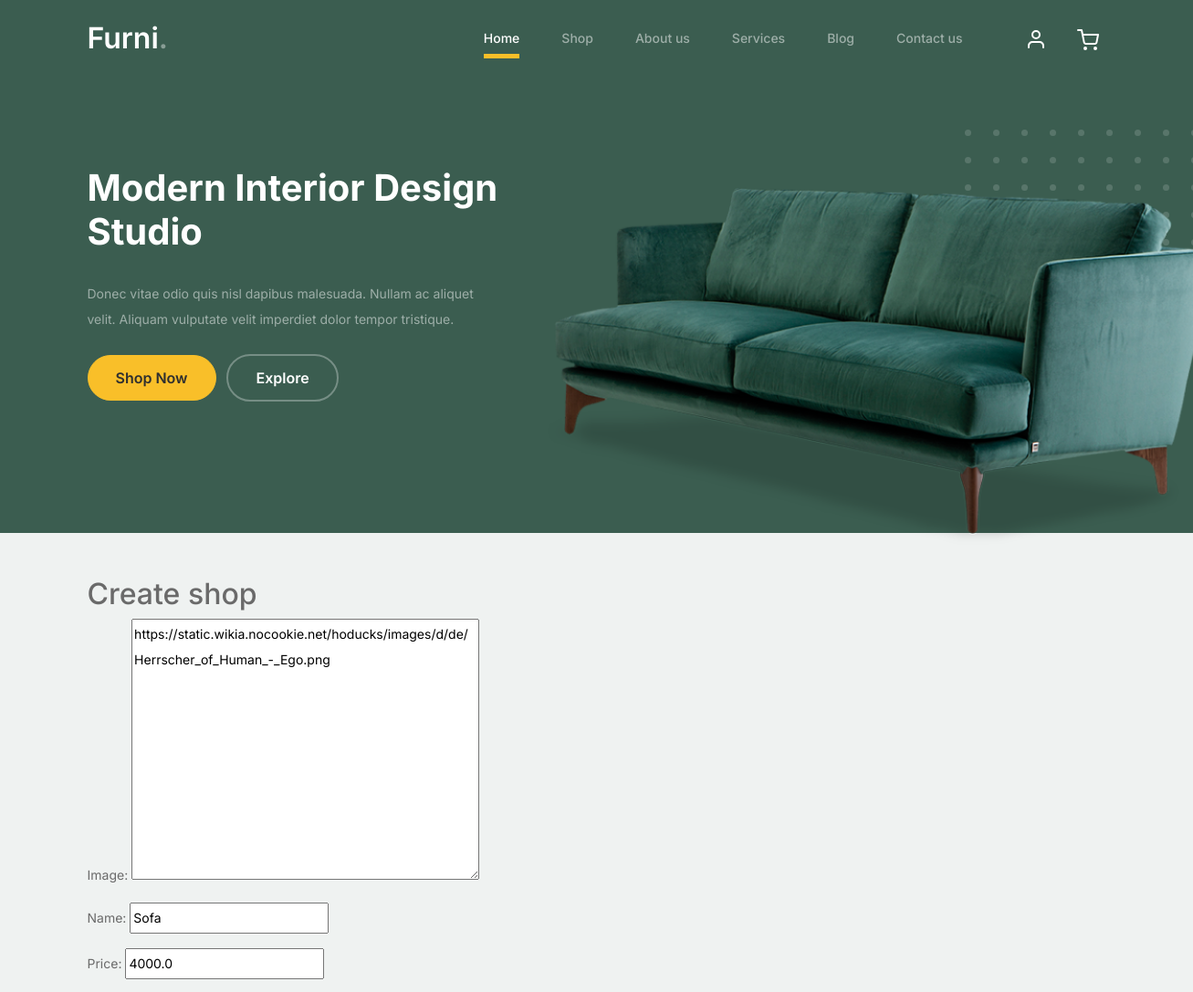
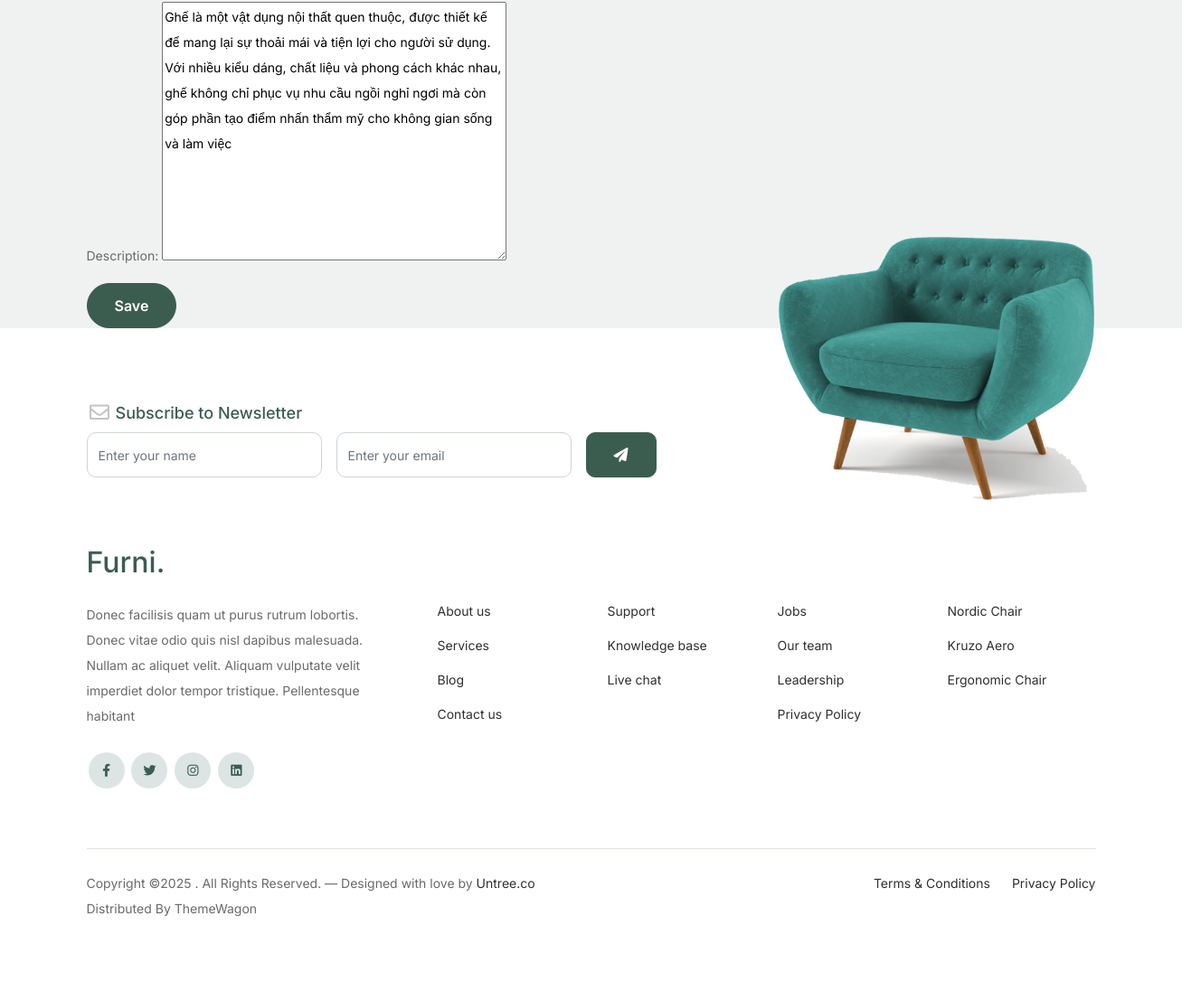
/shop/3/update/, run on the app's committed database (2 pictures, top to bottom).
### first_app/models.py (models this page shows, shortened)
class Shop(models.Model):
    image = models.TextField(unique=True)
    name = models.CharField(max_length=100, unique=True)
    price = models.FloatField()
    description = models.TextField()

### first_app/views.py (the view)
# urls.py: path("shop/<int:pk>/update/", views.ShopUpdateView.as_view(), name="shop_update"),
class ShopUpdateView(UpdateView):
    fields = ("image", "name", "price", "description")
    model = Shop
    success_url = reverse_lazy("shop")

### first_app/templates/first_app/shop_form.html (shortened to what this page needs)
{% extends "base.html" %}
{% block body_block %}
<div class="container mt-5">
    <h2>Create shop</h2>
    <form method="post" enctype="multipart/form-data">
        {{ form.as_p }}
        <button type="submit" class="btn btn-primary">Save</button>
    </form>
</div>
{% endblock %}

### static/css/style.css (style rules this page uses)
body { overflow-x: hidden; position: relative; }
body { font-family: "Inter", sans-serif; font-weight: 400; line-height: 28px; color: #6a6a6a; font-size: 14px; background-color: #eff2f1; }
.btn { font-weight: 600; padding: 12px 30px; border-radius: 30px; color: #ffffff; background: #2f2f2f; border-color: #2f2f2f; }
.btn.btn-primary { background: #3b5d50; border-color: #3b5d50; }
textarea { height: auto !important; }

### data on the page
Shop: image "https://static.wikia.nocookie.net/hoducks/images/d/de/Herrscher_of_Human_-_Ego.png", name "Sofa", price "4000.0", description "Ghế là một vật dụng nội thất quen thuộc, được thiết kế để mang lại sự thoải mái và tiện lợi cho người sử dụng. Với nhiều kiểu dáng, chất liệu và phong cách khác nhau, ghế không chỉ phục vụ nhu cầu ngồi nghỉ ngơi mà còn góp phần tạo điểm nhấn thẩm mỹ cho không gian sống và làm việc"
